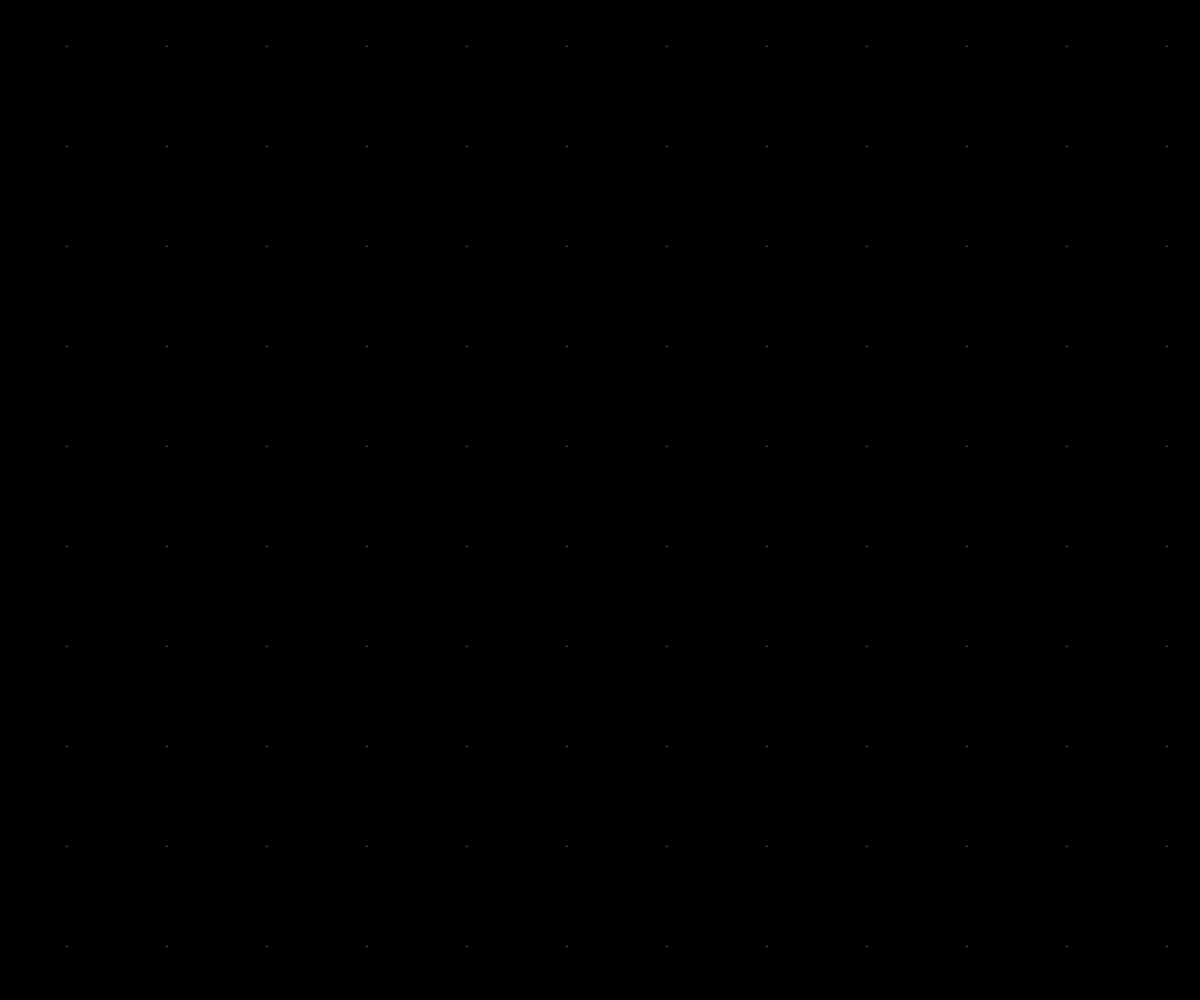
Frame 1 (no input)
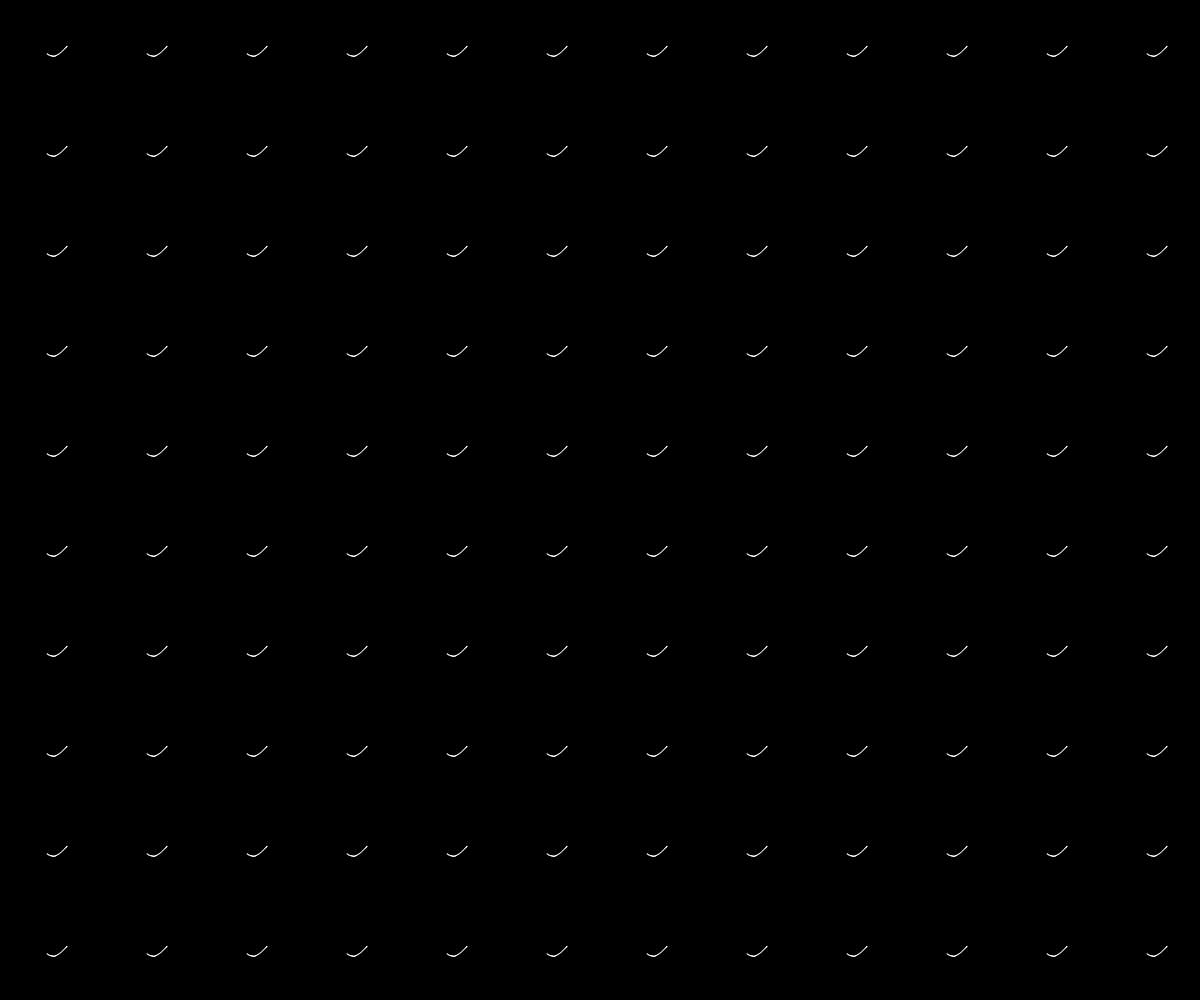
Frame 60 (no input)
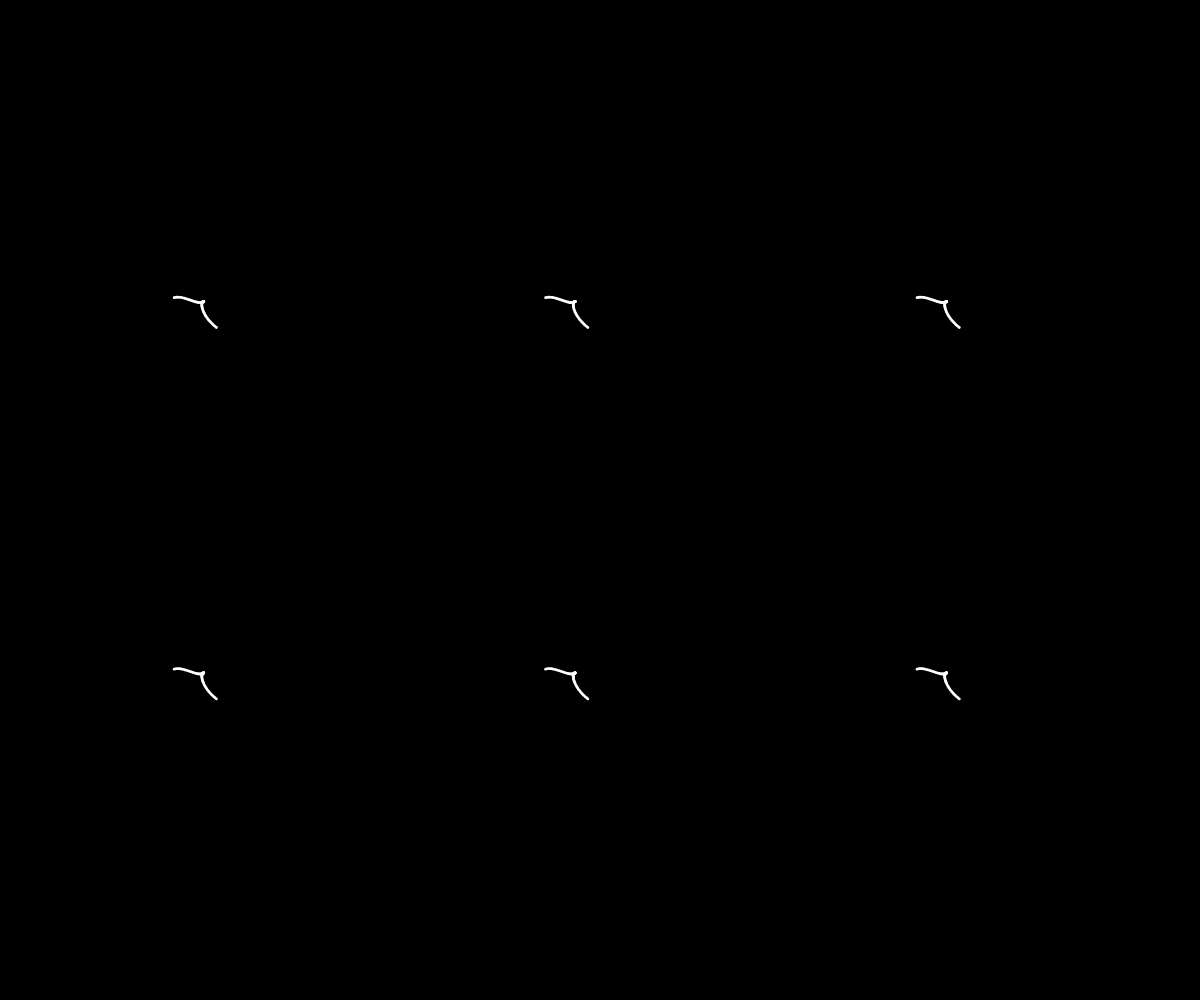
Frame 120 (the mouse pressed at the canvas centre since frame 60)

The p5.js sketch that drew these frames (run headless with seeded random() and noise() and a simulated clock; from frame 60 on, the mouse is pressed at the canvas centre):

// p5.js sketch
// ── sketch.js
let slotSize = 100;
let marginX;
let marginY;

let time = 0

function setup() {

    createCanvas(windowWidth, windowHeight);


    pixelDensity(1);

    marginX = windowWidth - int((windowWidth / slotSize)) * slotSize;
    marginY = windowHeight - int((windowHeight / slotSize)) * slotSize;
    rectMode(CENTER)
    background(0)

}


function draw() {


    stroke(255)

    time += 0.005;
    for (let i = marginX / 2 + slotSize / 2; i < width - marginX / 2; i += slotSize) {
        for (let j = marginY / 2 + slotSize / 2; j < height - marginY / 2; j += slotSize) {
            let n1 = noise(time)
            let n2 = noise(time +10)
            let xoffset = map(n1, 0, 1, -slotSize/2, slotSize/2)
            let yoffset = map(n2, 0, 1, -slotSize/2, slotSize/2)
            point(i+xoffset, j+yoffset)
        }
    }
}

function mousePressed() {
    background(0)
    slotSize = random(50, 500)
    strokeWeight(random(1, 10))
    marginX = windowWidth - int((windowWidth / slotSize)) * slotSize;
    marginY = windowHeight - int((windowHeight / slotSize)) * slotSize;
}

function keyPressed(){
    background(0)
}


function windowResized() {
    resizeCanvas(windowWidth, windowHeight);
    marginX = windowWidth - int((windowWidth / slotSize)) * slotSize;
    marginY = windowHeight - int((windowHeight / slotSize)) * slotSize;
}
